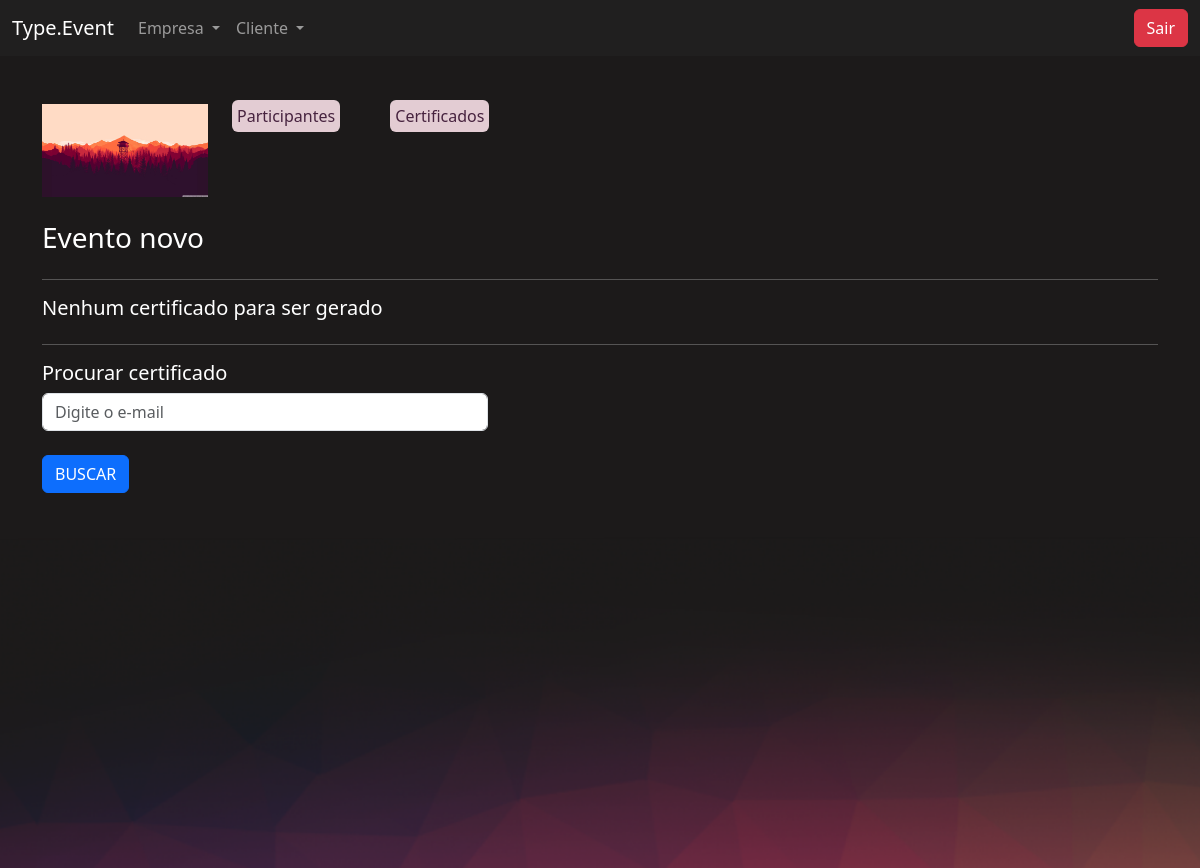
Screenshot of /eventos/certificados_evento/1/ (signed in) with the database file from the repository.
### eventos/models.py (models this page shows, shortened)
class Evento(models.Model):
    criador = models.ForeignKey(User, on_delete=models.DO_NOTHING)
    nome = CharField(max_length=200)
    descricao = TextField()
    data_inicio = DateField()
    data_termino = DateField()
    carga_horaria = IntegerField()
    logo = ImageField(upload_to="logos")
    participantes =  models.ManyToManyField(User, related_name="evento_participante", null=True, blank=True)
    cor_principal = CharField(max_length=7)
    cor_secundaria = CharField(max_length=7)
    cor_fundo = CharField(max_length=7)

### eventos/views.py (the view)
# urls.py: path('certificados_evento/<int:id>/', views.certificados_evento, name="certificados_evento"),
@login_required(login_url='/auth/login')
def certificados_evento(request, id):
    evento = get_object_or_404(Evento, id=id)
    if not evento.criador == request.user:
        raise Http404('Este evento não é seu!')
    if request.method == "GET":
        qtd_certificados = evento.participantes.all().count() - Certificado.objects.filter(evento=evento).count()
        return render(request, 'certificados_evento.html', {'evento': evento, 'qtd_certificados': qtd_certificados})

### eventos/templates/certificados_evento.html (shortened to what this page needs)
{% extends "bases/base_evento.html" %}
{% load static %}
{% block 'importacoes' %}
    <link href="{% static 'evento/css/gerenciar_evento.css' %}" rel="stylesheet">
{% endblock %}
{% block 'conteudo' %}
    <div class="container">
        <br>
        <br>
        <div class="row">
            <div class="col-md-2">
                <img width="100%" src="/media/{{evento.logo}}">
                <br>
                <br>
                <h3>{{evento.nome}}</h3>
            </div>
            <div class="col-md">
                <div class="row">
                    <div class="col-md-2">
                        <span class="rounded" style="background-color:  #E3CCD3; padding: 5px;"><a class="link" href="{% url 'participantes_evento' evento.id %}" style="color: #47233F; font-weight: 500;">Participantes</a></span>
                    </div>
                    <div class="col-md-2">
                        <span class="rounded" style="background-color:  #E3CCD3; padding: 5px;"><a class="link" href="{% url 'certificados_evento' evento.id %}" style="color: #47233F; font-weight: 500;">Certificados</a></span>
                    </div>
                </div>
            </div>
        </div>
        <hr>
        <div class="row">
            {% if qtd_certificados >= 0 %}
            <h5>{{qtd_certificados}} Certificados para serem gerados</h5>
            {% else %}
            <h5>Nenhum certificado para ser gerado</h5>
            {% endif %}
        </div>
        <hr>
        <div class="row">
            <h5>Procurar certificado</h5>
            <br>
            <form action="{% url 'procurar_certificado' evento.id %}" method="POST" target="_blank">
                <input type="email" class="form-control" placeholder="Digite o e-mail" name="email" style="width: 40%;">{% csrf_token %}
                <br>
                <input type="submit" value="BUSCAR" class="btn btn-primary">
            </form>
        </div>
    </div>
{% endblock %}

### templates/static/geral/css/base.css (style rules this page uses)
body { color: white !important; }
:root { --main-color: #201F1F; --dark-color: #1C1A1A; --contrast-color: #BE375F; --differential-color: #ED8554; }

### templates/static/eventos/css/evento.css (style rules this page uses)
body { background-color: #1C1A1A; }

### templates/static/usuarios/css/usuarios.css (style rules this page uses)
.link { color: var(--differential-color); text-decoration: none; }

### rows the page displays
Evento: logo (picture), nome "Evento novo"
